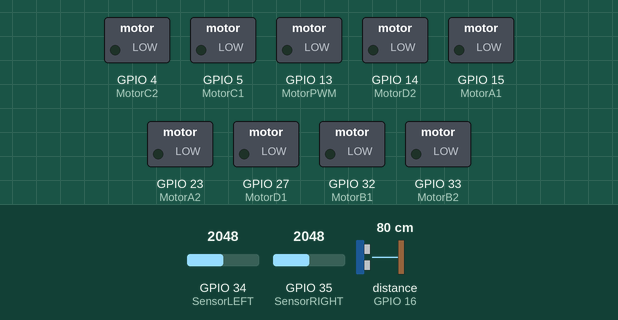
The sketch below on a simulated ESP32. Parts: switched loads named in the sketch (green lamp = pin HIGH). Wiring (inferred from the names in the program): ultrasonic range finder: trigger GPIO 17; echo GPIO 16. Dashed ring = blinking. Inputs (shaded band) come from the test bench; at power-on: distance to the obstacle (sensor on GPIO 16) 80 cm, GPIO 34 (SensorLEFT) = 2048, GPIO 35 (SensorRIGHT) = 2048. The echo pulse lasts 58.3 µs per cm; pins used as bus, display or sensor lines are not drawn.

Above: at 1.2 s.
1.3 s: distance to the obstacle (sensor on GPIO 16) set to 17 cm
4.3 s: distance to the obstacle (sensor on GPIO 16) set to 13 cm
At 5.4 s:
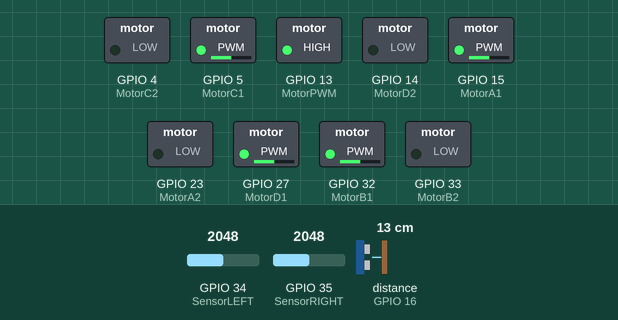
5.8 s: GPIO 34 (SensorLEFT) set to 3530
7.3 s: GPIO 34 (SensorLEFT) set to 3671
At 7.8 s:
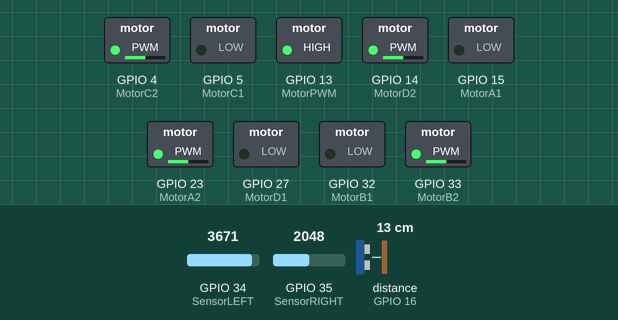
Timing chart, 0 to 9.8 s (numbered marks = the images above; inputs shaded):
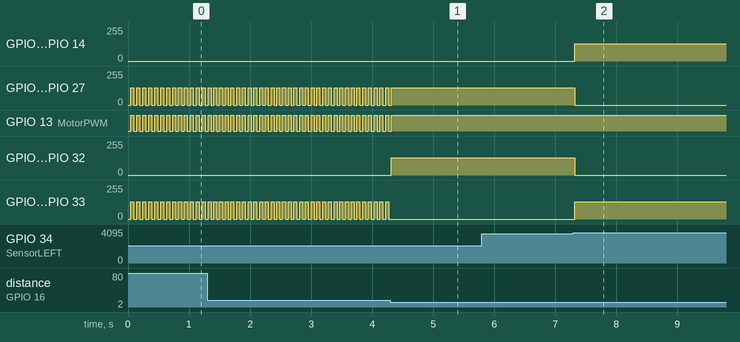

The sketch:

SumoBot.ino
```cpp
//"""REX 8in1 Sumo Bot"""
// Robotlar hakkında bilgi için: https://rex-rdt.readthedocs.io/en/latest/

#define SensorLEFT 34   // Sol IR sensör pini
#define SensorRIGHT 35  // Sağ IR sensör pini

// Motor pinleri tanımlanıyor
#define MotorPWM 13	    // PWM sinyal pini (motorları çalıştırmak için)

#define MotorA1 15       // Motor A ileri
#define MotorA2 23       // Motor A geri

#define MotorB1 32       // Motor B ileri
#define MotorB2 33       // Motor B geri

#define MotorC1 5        // Motor C ileri
#define MotorC2 4        // Motor C geri

#define MotorD1 27       // Motor D ileri
#define MotorD2 14       // Motor D geri

// Motor hızları
#define FAST 255
#define MID 130
#define SLOW 100

// IR sensör eşiği
#define THRESHOLD 3600

// Ultrasonik sensör pinleri
int trigPin = 17;   // Trigger pini
int echoPin = 16;   // Echo pini
long duration, cm;  // Mesafe hesaplaması için değişkenler

// PWM ayarları
const int freq = 50; // PWM frekansı
const int resolution = 8; // PWM çözünürlüğü (8-bit)

const int PWMchannel_1 = 4;
const int PWMchannel_2 = 5;
const int PWMchannel_3 = 6;
const int PWMchannel_4 = 7;
const int PWMchannel_5 = 8;
const int PWMchannel_6 = 9;
const int PWMchannel_7 = 10;
const int PWMchannel_8 = 11;

void setup() {
  Serial.begin(115200); // Seri iletişimi başlat

  // Sensör pin ayarları
  pinMode(trigPin, OUTPUT);
  pinMode(echoPin, INPUT);
  pinMode(SensorLEFT, INPUT);
  pinMode(SensorRIGHT, INPUT);

  pinMode(MotorPWM, OUTPUT);

  // Motor pinleri çıkış olarak ayarlanıyor
  pinMode(MotorA1, OUTPUT); pinMode(MotorA2, OUTPUT);
  pinMode(MotorB1, OUTPUT); pinMode(MotorB2, OUTPUT);
  pinMode(MotorC1, OUTPUT); pinMode(MotorC2, OUTPUT);
  pinMode(MotorD1, OUTPUT); pinMode(MotorD2, OUTPUT);

  // PWM kanallarını motor pinlerine bağla
  ledcSetup(PWMchannel_1, freq, resolution); ledcAttachPin(MotorA1, PWMchannel_1);
  ledcSetup(PWMchannel_2, freq, resolution); ledcAttachPin(MotorA2, PWMchannel_2);
  ledcSetup(PWMchannel_3, freq, resolution); ledcAttachPin(MotorB1, PWMchannel_3);
  ledcSetup(PWMchannel_4, freq, resolution); ledcAttachPin(MotorB2, PWMchannel_4);
  ledcSetup(PWMchannel_5, freq, resolution); ledcAttachPin(MotorC1, PWMchannel_5);
  ledcSetup(PWMchannel_6, freq, resolution); ledcAttachPin(MotorC2, PWMchannel_6);
  ledcSetup(PWMchannel_7, freq, resolution); ledcAttachPin(MotorD1, PWMchannel_7);
  ledcSetup(PWMchannel_8, freq, resolution); ledcAttachPin(MotorD2, PWMchannel_8);
}

// Robotu ileri hareket ettir
void forward() {
  digitalWrite(MotorPWM, HIGH);
  ledcWrite(PWMchannel_1, MID); ledcWrite(PWMchannel_2, LOW);
  ledcWrite(PWMchannel_3, MID); ledcWrite(PWMchannel_4, LOW);
  ledcWrite(PWMchannel_5, MID); ledcWrite(PWMchannel_6, LOW);
  ledcWrite(PWMchannel_7, MID); ledcWrite(PWMchannel_8, LOW);
}

// Robotu sağa döndür
void right() {
  digitalWrite(MotorPWM, HIGH);
  ledcWrite(PWMchannel_1, MID); ledcWrite(PWMchannel_2, LOW);
  ledcWrite(PWMchannel_3, MID); ledcWrite(PWMchannel_4, LOW);
  ledcWrite(PWMchannel_5, LOW); ledcWrite(PWMchannel_6, MID);
  ledcWrite(PWMchannel_7, LOW); ledcWrite(PWMchannel_8, MID);
}

// Robotu sola döndür
void left() {
  digitalWrite(MotorPWM, HIGH);
  ledcWrite(PWMchannel_1, LOW); ledcWrite(PWMchannel_2, MID);
  ledcWrite(PWMchannel_3, LOW); ledcWrite(PWMchannel_4, MID);
  ledcWrite(PWMchannel_5, MID); ledcWrite(PWMchannel_6, LOW);
  ledcWrite(PWMchannel_7, MID); ledcWrite(PWMchannel_8, LOW);
}

// Robotu durdur
void stop() {
  digitalWrite(MotorPWM, LOW);
  ledcWrite(PWMchannel_1, LOW); ledcWrite(PWMchannel_2, LOW);
  ledcWrite(PWMchannel_3, LOW); ledcWrite(PWMchannel_4, LOW);
  ledcWrite(PWMchannel_5, LOW); ledcWrite(PWMchannel_6, LOW);
  ledcWrite(PWMchannel_7, LOW); ledcWrite(PWMchannel_8, LOW);
}

// Robotu geri hareket ettir
void backward() {
  digitalWrite(MotorPWM, HIGH);
  ledcWrite(PWMchannel_1, LOW); ledcWrite(PWMchannel_2, MID);
  ledcWrite(PWMchannel_3, LOW); ledcWrite(PWMchannel_4, MID);
  ledcWrite(PWMchannel_5, LOW); ledcWrite(PWMchannel_6, MID);
  ledcWrite(PWMchannel_7, LOW); ledcWrite(PWMchannel_8, MID);
}

// Ana döngü
void loop() {
  // Mesafe ölçümü yapılır
  delay(40);
  digitalWrite(trigPin, LOW);
  delayMicroseconds(5);
  digitalWrite(trigPin, HIGH);
  delayMicroseconds(10);
  digitalWrite(trigPin, LOW);
  duration = pulseIn(echoPin, HIGH);
  cm = (duration / 2) / 29.1;

  // Engel mesafesi kontrolü
  if(cm <= 15){
    int leftSensor = analogRead(SensorLEFT);
    int rightSensor = analogRead(SensorRIGHT);
    delay(2);

    // Eğer çizgi algılandıysa geri git
    if ((leftSensor >= THRESHOLD) || (rightSensor >= THRESHOLD)) {
      backward();
      delay(150);
    }
    // Engel varsa ve çizgi yoksa ileri git
    else if ((leftSensor < THRESHOLD) && (rightSensor < THRESHOLD)) {
      forward();
    }
    else{
      stop(); // Aksi durumda dur
    }
  }
  else{
    // Engel yoksa çizgi kontrolü yap
    int leftSensor = analogRead(SensorLEFT);
    int rightSensor = analogRead(SensorRIGHT);
    delay(2);

    // Eğer çizgi algılandıysa geri git
    if ((leftSensor >= THRESHOLD) || (rightSensor >= THRESHOLD)) {
      backward();
      delay(150);
    }
    // Çizgi yoksa sola dön ve dur
    else if ((leftSensor < THRESHOLD) && (rightSensor < THRESHOLD)) {
      left();
      delay(50);
      stop();
    }
    else{
      stop(); // Belirsiz durumda dur
    }
  }
}
```

Measured:
- the behaviour switches between 16 and 15 cm on distance to the obstacle (sensor on GPIO 16) (found by bisection; images 0 and 1)
- the behaviour switches between 3599 and 3600 on GPIO 34 (SensorLEFT) (found by bisection; images 1 and 2)
- after the input at 4.3 s, GPIO 5 (MotorC1), GPIO 27 (MotorD1): goes on until 4.3 s, then stays 129/255; GPIO 13 (MotorPWM): goes on until 4.3 s, then stays HIGH; GPIO 15 (MotorA1), GPIO 32 (MotorB1): 0/255 → 129/255 at once; GPIO 23 (MotorA2), GPIO 33 (MotorB2): stops changing and stays 0/255
- after the input at 5.8 s, every drawn part: stays the same
- after the input at 7.3 s, GPIO 4 (MotorC2), GPIO 14 (MotorD2), GPIO 23 (MotorA2), GPIO 33 (MotorB2): 0/255 → 129/255 at once; GPIO 5 (MotorC1), GPIO 15 (MotorA1), GPIO 27 (MotorD1), GPIO 32 (MotorB1): 129/255 → 0/255 at once
- by itself, GPIO 5 (MotorC1), GPIO 23 (MotorA2), GPIO 27 (MotorD1), GPIO 33 (MotorB2): alternates 129/255 for 0.05 s and 0/255 for 0.04 s
- by itself, GPIO 13 (MotorPWM): alternates HIGH for 0.05 s and LOW for 0.04 s
